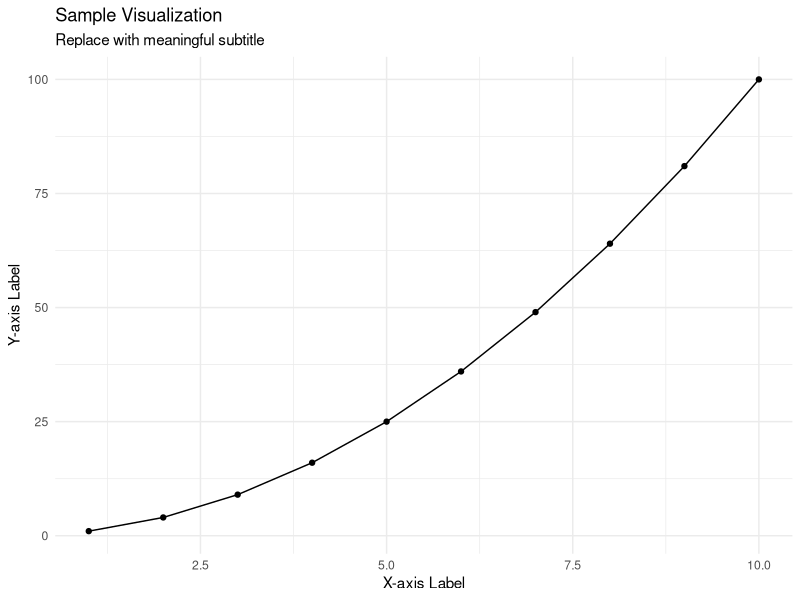

Write the R code that produced this figure.
## ---- chunk 1
#| label: setup
#| include: false

# Load required packages
library(tidyverse)
library(knitr)
library(kableExtra)
# Add other packages as needed for this specific post
## ---- chunk 2
#| label: section1-code
#| fig-cap: "Descriptive figure caption that explains what the visualization shows"
#| fig-alt: "Detailed alt text describing the visualization for accessibility"

# Example code block
# Replace with actual analysis code relevant to your post
data <- tibble(
  x = 1:10,
  y = x^2
)

ggplot(data, aes(x, y)) +
  geom_line() +
  geom_point() +
  labs(
    title = "Sample Visualization",
    subtitle = "Replace with meaningful subtitle",
    x = "X-axis Label",
    y = "Y-axis Label"
  ) +
  theme_minimal()
## ---- chunk 3
#| label: section2-code

# Additional code example
# Replace with actual analysis code relevant to your post
